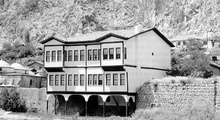
%> input picture lab02/lab02/ImageB.jpg, 220 x 120 px, shrunk from 450 x 246 before the run
$ octave Verification.m   (GNU Octave 9; MATLAB toolbox functions it lacks are replaced by stand-ins)
%> lines starting %> are read from the running program, lines starting %| are printed output that depends on the picture
### lab02/lab02/my_conv.m
function [output] = my_conv(image,filter)
    [Height,Width]=size(image);
    [rows,cols]=size(filter);
    rows2add=(rows-1)/2;
    cols2add=(cols-1)/2;
%     Con=0;
    image_extend=padarray(image, [rows2add cols2add]);
    for(i=1:Height)
        for(j=1:Width)
            Con=0;
            for(m=1:rows)
                for(n=1:cols)
%                         image_extend(i+m-1,j+n-1)
%                         filter(m,n)
                        Con=Con+double(image_extend(i+m-1,j+n-1))*double(filter(m,n));
%                         Con=Con+image_extend(i+m-1,j+n-1)*filter(m,n);
                end
            end
%             image_filtered(i,j)=Con;
            if(Con>=0)
                if(Con<=255)
                image_filtered(i,j)=Con;
                else
                    image_filtered(i,j)=255;
                end
            else if(Con<0)
                image_filtered(i,j)=0;
            end

        end
        end
    output= image_filtered;
end

### lab02/lab02/Verification.m
% image=magic(10);
image=imread("ImageB.jpg");
%> image is the input picture: size 120x220 uint8; min 0, max 255, mean 156.9
% filter=1/6*ones(3,3);
filter=[0 1 0;1 -4 1;0 1 0];
matlab_output=imfilter(image,filter);
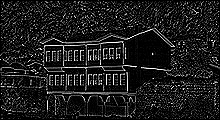
%> matlab_output: size 120x220 uint8; min 0, max 255, mean 28.7
my_output=my_conv(image,filter);
%> in my_conv, `image_extend=padarray(image, [rows2add cols2add]);`:
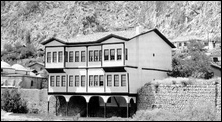
%> image_extend: size 122x222 uint8; min 0, max 255, mean 153
test=double(matlab_output)-double(my_output);
%> test: size 120x220 double; every value is 0

figure;
imshow(uint8(my_output));
figure;
imshow(matlab_output);
